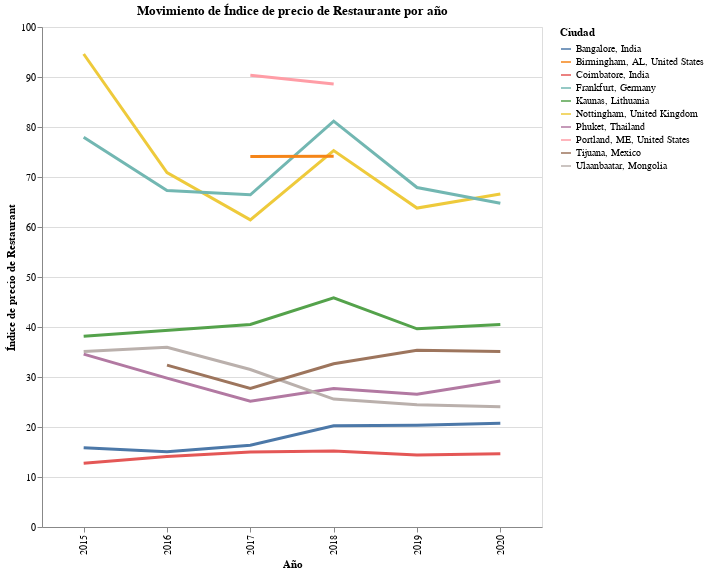

The cell this chart's notebook holds for it:
### Code cell
life_cost_random=life_cost[life_cost.city.isin(my_cities)]

alt.Chart(life_cost_random).mark_line(size=3).encode(
    x=alt.X('year:N', title='Año'),
    y=alt.Y('restaurant_price_index', title='Índice de precio de Restaurant'),
    color=alt.Color('city', title='Ciudad')
).properties(title='Movimiento de Índice de precio de Restaurante por año', height=500,
    width=500).interactive()

### Figure 1 — Vega-Lite specification as saved in the notebook (floating-point values rounded to 4 significant figures)
{"$schema": "https://vega.github.io/schema/vega-lite/v3.4.0.json", "config": {"background": "white", "mark": {"tooltip": null}, "view": {"height": 300, "width": 400}}, "data": {"name": "data-3d1adc071f4d28abff6488f4638de257"}, "datasets": {"data-3d1adc071f4d28abff6488f4638de257": [{"city": "Nottingham, United Kingdom", "cost_of_living_index": 86.7, "cost_of_living_plus_rent_index": 57.15, "groceries_index": 84.93, "local_purchasing_power_index": 111.3, "rank": 104, "rent_index": 26.23, "restaurant_price_index": 94.6, "year": 2015}, {"city": "Frankfurt, Germany", "cost_of_living_index": 83.53, "cost_of_living_plus_rent_index": 57.51, "groceries_index": 71.69, "local_purchasing_power_index": 139.6, "rank": 133, "rent_index": 30.28, "restaurant_price_index": 77.97, "year": 2015}, {"city": "Phuket, Thailand", "cost_of_living_index": 63.01, "cost_of_living_plus_rent_index": 40.75, "groceries_index": 66.65, "local_purchasing_power_index": 32.13, "rank": 259, "rent_index": 17.46, "restaurant_price_index": 34.58, "year": 2015}, {"city": "Kaunas, Lithuania", "cost_of_living_index": 53.75, "cost_of_living_plus_rent_index": 32.21, "groceries_index": 43.81, "local_purchasing_power_index": 41.7, "rank": 307, "rent_index": 9.68, "restaurant_price_index": 38.17, "year": 2015}, {"city": "Ulaanbaatar, Mongolia", "cost_of_living_index": 52.57, "cost_of_living_plus_rent_index": 40.5, "groceries_index": 53.32, "local_purchasing_power_index": 23.41, "rank": 316, "rent_index": 27.88, "restaurant_price_index": 35.09, "year": 2015}, {"city": "Bangalore, India", "cost_of_living_index": 28.12, "cost_of_living_plus_rent_index": 18.68, "groceries_index": 30.17, "local_purchasing_power_index": 79.69, "rank": 436, "rent_index": 8.8, "restaurant_price_index": 15.87, "year": 2015}, {"city": "Coimbatore, India", "cost_of_living_index": 22.6, "cost_of_living_plus_rent_index": 14.24, "groceries_index": 25.13, "local_purchasing_power_index": 52.05, "rank": 456, "rent_index": 5.49, "restaurant_price_index": 12.75, "year": 2015}, {"city": "Nottingham, United Kingdom", "cost_of_living_index": 74.78, "cost_of_living_plus_rent_index": 51.52, "groceries_index": 67.97, "local_purchasing_power_index": 165.1, "rank": 135, "rent_index": 26.37, "restaurant_price_index": 70.88, "year": 2016}, {"city": "Frankfurt, Germany", "cost_of_living_index": 72.82, "cost_of_living_plus_rent_index": 52.79, "groceries_index": 60.95, "local_purchasing_power_index": 146.2, "rank": 158, "rent_index": 31.14, "restaurant_price_index": 67.28, "year": 2016}, {"city": "Ulaanbaatar, Mongolia", "cost_of_living_index": 66.51, "cost_of_living_plus_rent_index": 51.54, "groceries_index": 67.98, "local_purchasing_power_index": 20.62, "rank": 227, "rent_index": 35.36, "restaurant_price_index": 35.96, "year": 2016}, {"city": "Phuket, Thailand", "cost_of_living_index": 48.84, "cost_of_living_plus_rent_index": 32.38, "groceries_index": 53.12, "local_purchasing_power_index": 45.31, "rank": 316, "rent_index": 14.6, "restaurant_price_index": 29.77, "year": 2016}, {"city": "Tijuana, Mexico", "cost_of_living_index": 36.91, "cost_of_living_plus_rent_index": 22.89, "groceries_index": 36.28, "local_purchasing_power_index": 79.73, "rank": 400, "rent_index": 7.75, "restaurant_price_index": 32.37, "year": 2016}, {"city": "Bangalore, India", "cost_of_living_index": 25.9, "cost_of_living_plus_rent_index": 17.5, "groceries_index": 27.14, "local_purchasing_power_index": 113.9, "rank": 473, "rent_index": 8.43, "restaurant_price_index": 15.04, "year": 2016}, {"city": "Coimbatore, India", "cost_of_living_index": 21.07, "cost_of_living_plus_rent_index": 13.04, "groceries_index": 21.92, "local_purchasing_power_index": 67.71, "rank": 495, "rent_index": 4.35, "restaurant_price_index": 14.12, "year": 2016}, {"city": "Portland, ME, United States", "cost_of_living_index": 82.6, "cost_of_living_plus_rent_index": 62.57, "groceries_index": 83.13, "local_purchasing_power_index": 104.1, "rank": 60, "rent_index": 40.81, "restaurant_price_index": 90.33, "year": 2017}, {"city": "Frankfurt, Germany", "cost_of_living_index": 75.21, "cost_of_living_plus_rent_index": 55.2, "groceries_index": 64.43, "local_purchasing_power_index": 114.9, "rank": 138, "rent_index": 33.46, "restaurant_price_index": 66.44, "year": 2017}, {"city": "Birmingham, AL, United States", "cost_of_living_index": 74.78, "cost_of_living_plus_rent_index": 52.37, "groceries_index": 73.98, "local_purchasing_power_index": 137.6, "rank": 141, "rent_index": 28.02, "restaurant_price_index": 74.09, "year": 2017}, {"city": "Nottingham, United Kingdom", "cost_of_living_index": 64.95, "cost_of_living_plus_rent_index": 44.2, "groceries_index": 57.83, "local_purchasing_power_index": 121.7, "rank": 258, "rent_index": 21.65, "restaurant_price_index": 61.42, "year": 2017}, {"city": "Ulaanbaatar, Mongolia", "cost_of_living_index": 57.19, "cost_of_living_plus_rent_index": 44.05, "groceries_index": 56.68, "local_purchasing_power_index": 22.36, "rank": 300, "rent_index": 29.77, "restaurant_price_index": 31.5, "year": 2017}, {"city": "Phuket, Thailand", "cost_of_living_index": 49.46, "cost_of_living_plus_rent_index": 32.27, "groceries_index": 54.51, "local_purchasing_power_index": 46.36, "rank": 334, "rent_index": 13.58, "restaurant_price_index": 25.16, "year": 2017}, {"city": "Kaunas, Lithuania", "cost_of_living_index": 46.19, "cost_of_living_plus_rent_index": 28.87, "groceries_index": 35.96, "local_purchasing_power_index": 50.05, "rank": 352, "rent_index": 10.05, "restaurant_price_index": 40.51, "year": 2017}, {"city": "Tijuana, Mexico", "cost_of_living_index": 29.73, "cost_of_living_plus_rent_index": 18.82, "groceries_index": 27.92, "local_purchasing_power_index": 53.57, "rank": 446, "rent_index": 6.97, "restaurant_price_index": 27.69, "year": 2017}, {"city": "Bangalore, India", "cost_of_living_index": 27.06, "cost_of_living_plus_rent_index": 18.26, "groceries_index": 28.37, "local_purchasing_power_index": 96.06, "rank": 459, "rent_index": 8.69, "restaurant_price_index": 16.36, "year": 2017}, {"city": "Coimbatore, India", "cost_of_living_index": 23.46, "cost_of_living_plus_rent_index": 14.92, "groceries_index": 23.9, "local_purchasing_power_index": 51.61, "rank": 479, "rent_index": 5.64, "restaurant_price_index": 14.98, "year": 2017}, {"city": "Frankfurt, Germany", "cost_of_living_index": 81.65, "cost_of_living_plus_rent_index": 60.4, "groceries_index": 66.85, "local_purchasing_power_index": 142.8, "rank": 97, "rent_index": 37.59, "restaurant_price_index": 81.18, "year": 2018}, {"city": "Portland, ME, United States", "cost_of_living_index": 81.6, "cost_of_living_plus_rent_index": 61.89, "groceries_index": 86.96, "local_purchasing_power_index": 113.7, "rank": 98, "rent_index": 40.73, "restaurant_price_index": 88.58, "year": 2018}, {"city": "Nottingham, United Kingdom", "cost_of_living_index": 75.98, "cost_of_living_plus_rent_index": 51.3, "groceries_index": 65.92, "local_purchasing_power_index": 107.6, "rank": 165, "rent_index": 24.8, "restaurant_price_index": 75.29, "year": 2018}, {"city": "Birmingham, AL, United States", "cost_of_living_index": 74.64, "cost_of_living_plus_rent_index": 53.77, "groceries_index": 76.12, "local_purchasing_power_index": 134.6, "rank": 182, "rent_index": 31.36, "restaurant_price_index": 74.13, "year": 2018}, {"city": "Phuket, Thailand", "cost_of_living_index": 53.17, "cost_of_living_plus_rent_index": 34.59, "groceries_index": 57.38, "local_purchasing_power_index": 55.31, "rank": 353, "rent_index": 14.65, "restaurant_price_index": 27.69, "year": 2018}, {"city": "Kaunas, Lithuania", "cost_of_living_index": 52.56, "cost_of_living_plus_rent_index": 33.19, "groceries_index": 41.09, "local_purchasing_power_index": 57.97, "rank": 355, "rent_index": 12.38, "restaurant_price_index": 45.84, "year": 2018}, {"city": "Ulaanbaatar, Mongolia", "cost_of_living_index": 38.13, "cost_of_living_plus_rent_index": 25.21, "groceries_index": 37.23, "local_purchasing_power_index": 33.71, "rank": 462, "rent_index": 11.34, "restaurant_price_index": 25.59, "year": 2018}, {"city": "Tijuana, Mexico", "cost_of_living_index": 34.13, "cost_of_living_plus_rent_index": 22.88, "groceries_index": 32.67, "local_purchasing_power_index": 45.26, "rank": 483, "rent_index": 10.81, "restaurant_price_index": 32.65, "year": 2018}, {"city": "Bangalore, India", "cost_of_living_index": 30.34, "cost_of_living_plus_rent_index": 20.41, "groceries_index": 31.47, "local_purchasing_power_index": 100.3, "rank": 503, "rent_index": 9.76, "restaurant_price_index": 20.23, "year": 2018}, {"city": "Coimbatore, India", "cost_of_living_index": 24.61, "cost_of_living_plus_rent_index": 15.32, "groceries_index": 25.23, "local_purchasing_power_index": 53.23, "rank": 535, "rent_index": 5.35, "restaurant_price_index": 15.21, "year": 2018}, {"city": "Frankfurt, Germany", "cost_of_living_index": 70.81, "cost_of_living_plus_rent_index": 53.26, "groceries_index": 54.76, "local_purchasing_power_index": 119.1, "rank": 91, "rent_index": 34.27, "restaurant_price_index": 67.9, "year": 2019}, {"city": "Nottingham, United Kingdom", "cost_of_living_index": 63.7, "cost_of_living_plus_rent_index": 43.95, "groceries_index": 52.05, "local_purchasing_power_index": 94.9, "rank": 173, "rent_index": 22.58, "restaurant_price_index": 63.79, "year": 2019}, {"city": "Phuket, Thailand", "cost_of_living_index": 48.85, "cost_of_living_plus_rent_index": 31.97, "groceries_index": 54.52, "local_purchasing_power_index": 51.78, "rank": 251, "rent_index": 13.69, "restaurant_price_index": 26.57, "year": 2019}, {"city": "Kaunas, Lithuania", "cost_of_living_index": 45.02, "cost_of_living_plus_rent_index": 28.79, "groceries_index": 35.81, "local_purchasing_power_index": 59.63, "rank": 274, "rent_index": 11.22, "restaurant_price_index": 39.63, "year": 2019}, {"city": "Tijuana, Mexico", "cost_of_living_index": 36.43, "cost_of_living_plus_rent_index": 24.31, "groceries_index": 33.73, "local_purchasing_power_index": 48.74, "rank": 339, "rent_index": 11.19, "restaurant_price_index": 35.36, "year": 2019}, {"city": "Ulaanbaatar, Mongolia", "cost_of_living_index": 35.31, "cost_of_living_plus_rent_index": 22.84, "groceries_index": 33.32, "local_purchasing_power_index": 30.1, "rank": 349, "rent_index": 9.34, "restaurant_price_index": 24.46, "year": 2019}, {"city": "Bangalore, India", "cost_of_living_index": 27.88, "cost_of_living_plus_rent_index": 18.63, "groceries_index": 28.27, "local_purchasing_power_index": 88.26, "rank": 397, "rent_index": 8.62, "restaurant_price_index": 20.36, "year": 2019}, {"city": "Coimbatore, India", "cost_of_living_index": 22.31, "cost_of_living_plus_rent_index": 13.92, "groceries_index": 23.23, "local_purchasing_power_index": 53.91, "rank": 425, "rent_index": 4.83, "restaurant_price_index": 14.38, "year": 2019}, {"city": "Frankfurt, Germany", "cost_of_living_index": 69.78, "cost_of_living_plus_rent_index": 53.71, "groceries_index": 48.42, "local_purchasing_power_index": 104.5, "rank": 124, "rent_index": 36.19, "restaurant_price_index": 64.74, "year": 2020}, {"city": "Nottingham, United Kingdom", "cost_of_living_index": 66.64, "cost_of_living_plus_rent_index": 46.34, "groceries_index": 53.74, "local_purchasing_power_index": 82.78, "rank": 156, "rent_index": 24.19, "restaurant_price_index": 66.61, "year": 2020}, {"city": "Phuket, Thailand", "cost_of_living_index": 49.41, "cost_of_living_plus_rent_index": 33.28, "groceries_index": 48.71, "local_purchasing_power_index": 35.94, "rank": 240, "rent_index": 15.68, "restaurant_price_index": 29.19, "year": 2020}, {"city": "Kaunas, Lithuania", "cost_of_living_index": 44.6, "cost_of_living_plus_rent_index": 28.99, "groceries_index": 35.74, "local_purchasing_power_index": 57.01, "rank": 263, "rent_index": 11.96, "restaurant_price_index": 40.52, "year": 2020}, {"city": "Tijuana, Mexico", "cost_of_living_index": 38.93, "cost_of_living_plus_rent_index": 25.95, "groceries_index": 35.82, "local_purchasing_power_index": 37, "rank": 310, "rent_index": 11.79, "restaurant_price_index": 35.09, "year": 2020}, {"city": "Ulaanbaatar, Mongolia", "cost_of_living_index": 34.96, "cost_of_living_plus_rent_index": 23.08, "groceries_index": 33.96, "local_purchasing_power_index": 31.24, "rank": 363, "rent_index": 10.12, "restaurant_price_index": 24.03, "year": 2020}, {"city": "Bangalore, India", "cost_of_living_index": 27.22, "cost_of_living_plus_rent_index": 18.45, "groceries_index": 27.2, "local_purchasing_power_index": 68.14, "rank": 412, "rent_index": 8.89, "restaurant_price_index": 20.76, "year": 2020}, {"city": "Coimbatore, India", "cost_of_living_index": 24.22, "cost_of_living_plus_rent_index": 15.11, "groceries_index": 25.96, "local_purchasing_power_index": 45.16, "rank": 427, "rent_index": 5.18, "restaurant_price_index": 14.64, "year": 2020}]}, "encoding": {"color": {"field": "city", "title": "Ciudad", "type": "nominal"}, "x": {"field": "year", "title": "Año", "type": "nominal"}, "y": {"field": "restaurant_price_index", "title": "Índice de precio de Restaurant", "type": "quantitative"}}, "height": 500, "mark": {"size": 3, "type": "line"}, "selection": {"selector001": {"bind": "scales", "encodings": ["x", "y"], "type": "interval"}}, "title": "Movimiento de Índice de precio de Restaurante por año", "width": 500}
